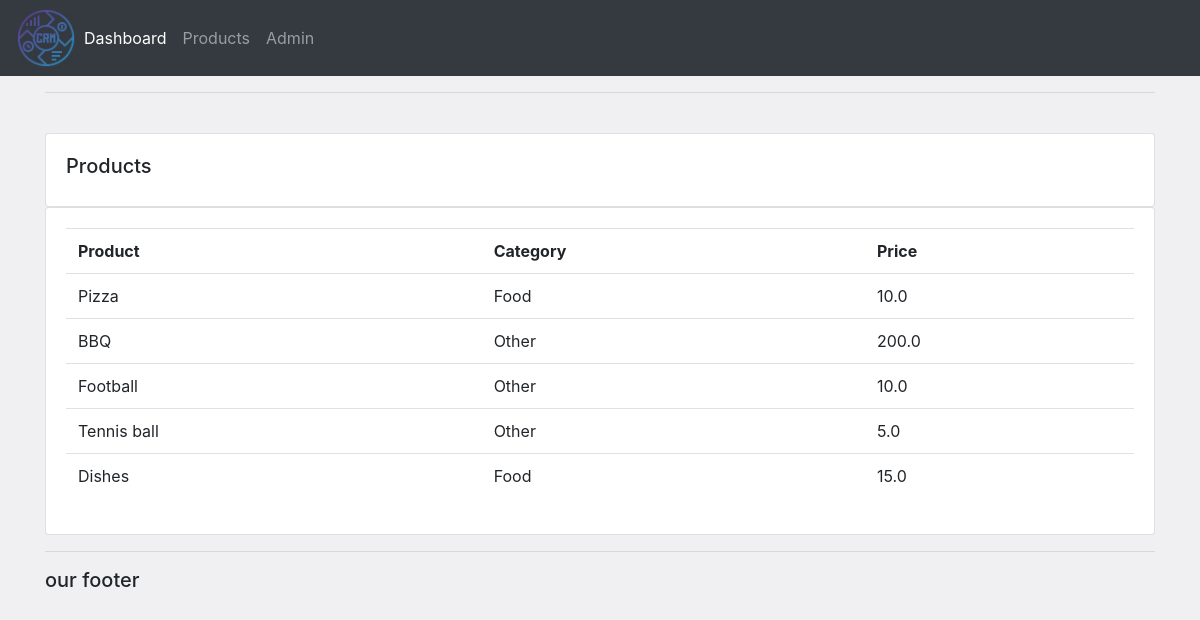
Screenshot of /products/ with the database file from the repository.
### accounts/models.py (models this page shows, shortened)
class Product(models.Model):
    CATEGORY = (
        ('Food', 'Food'),
        ('Drink', 'Drink'),
        ('Other', 'Other'),
    )
    name = models.CharField(max_length=50, null=True)
    price = models.FloatField()
    tags = models.ManyToManyField(Tag)
    category = models.CharField(max_length=50, null=True, choices=CATEGORY)
    description = models.CharField(max_length=50, null=True, blank=True)
    date_created = models.DateTimeField(auto_now_add=True, null=True)

### accounts/views.py (the view)
# urls.py: path('products/', views.products, name="products"),
def products(request):
    products = Product.objects.all()
    return render(request, 'accounts/products.html', {'products': products})

### accounts/templates/accounts/products.html
{% extends 'accounts/main.html' %}
{% block content %}
<br>
<div class="row">
    <div class="col-md">
        <div class="card card-body">
            <h5>Products</h5>
        </div>
        <div class="card card-body">
            <table class="table">
                <tr>
                    <th>Product</th>
                    <th>Category</th>
                    <th>Price</th>
                </tr>
                {% for i in products %}
                <tr>
                    <td>
                        {{i.name}}
                    </td>
                    <td>
                        {{i.category}}
                    </td>
                    <td>
                        {{i.price}}
                    </td>
                </tr>
                {% endfor %}
            </table>
        </div>
    </div>
</div>
{% endblock content %}

### static/css/main.css (style rules this page uses)
body { background-color: #f0f0f3; }

### rows the page displays
Product: name "Pizza", category "Food", price "10.0"
Product: name "BBQ", category "Other", price "200.0"
Product: name "Football", category "Other", price "10.0"
Product: name "Tennis ball", category "Other", price "5.0"
Product: name "Dishes", category "Food", price "15.0"
